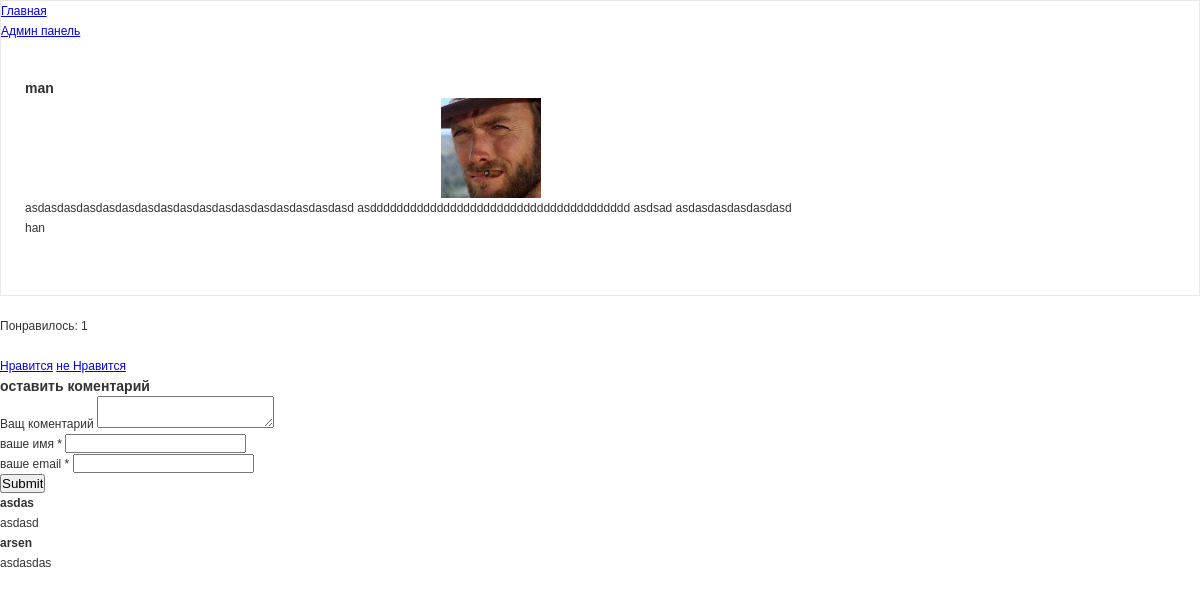
The page /catalog/3/ on the database its author committed.
### catalog/models.py (models this page shows, shortened)
class Post(models.Model):
    title = models.CharField('загаловок записи', max_length=50)
    description = models.TextField('текст записи', max_length=500)
    author = models.CharField('имя автора', max_length=50)
    date = models.DateField('дата публикации')
    img = models.ImageField('изображения', upload_to='image/%Y')
    class Meta:
        verbose_name = 'post'
        verbose_name_plural = 'Posts'

class Comments(models.Model):
    email = models.EmailField()
    name = models.CharField('имя', max_length=50)
    text_comments = models.TextField('текст коментария', max_length=1000)
    post = models.ForeignKey(Post, verbose_name='публикация', on_delete=models.CASCADE)
    class Meta:
        verbose_name = 'comment'
        verbose_name_plural = 'comments'

### catalog/views.py (the view)
# urls.py: path('<int:pk>/', views.PostDetail.as_view()),
class PostDetail(View):
    def get(self, request, pk):
        post = Post.objects.get(id=pk)
        return render(request, 'blog/blog_detail.html', {'post': post})

### templates/blog/blog_detail.html (shortened to what this page needs)
{% load static %}
<html >
<head>
	<link rel="stylesheet" href="{% static 'css/styles.css' %}" type="text/css" media="all" />
</head>
<body>
<div class="shell">
	<div class="border">
		<div id="navigation">
			<ul>
			    <li><a href="/" class="active">Главная</a></li>
			    <li><a href="/admin/">Админ панель</a></li>
			</ul>
		</div>
		<div id="main">
			<div id="content" class="left">
				<div class="projects">
					<h3>{{ post.title }}</h3>
                    <p align="center">
                        <img src="{{ post.img.url }}" width="100px"/>
                    </p>
					<div class="item">
						<div class="text left">
							<p>{{ post.description }}</p>
							<p>{{ post.author }}</p>
						</div>
						<div class="cl">&nbsp;</div>
					</div>
				</div>
			</div>
			</div>
			<div class="cl">&nbsp;</div>
		</div>
		<div>
			<br>
			<p>Понравилось: {{ post.likes_set.all.count }}</p>
			<br>
			<a href="{% url 'add_likes' post.id %}">Нравится</a>
			<a href="{% url 'dell_likes' post.id %}">не Нравится</a>
		</div>
		<div class="form-comment">
			<h3>оставить коментарий</h3>
			<div>
				<form action="{% url 'add_commetns' post.id %}" method="post">
					<div>
						<label>Ващ коментарий</label>
						<textarea name="text_comments"></textarea>
					</div>
					<div>
						<label>ваше имя *</label>
						<input type="text" name="name">
					</div>
					<div>
						<label>ваше email *</label>
						<input type="email" name="email">
					</div>
					<div><input type="submit"></div>
			</div>
		</div>
	</div>
	<div>
		{% for comment in post.comments_set.all %}
		<div calss="view-comment">
			<h4>{{ comment.name }}</h4>
			<p>
				{{ comment.text_comments }}
			</p>
		</div>
		{% endfor %}
	</div>
</body>
</html>

### static/css/styles.css (style rules this page uses)
* { margin: 0; padding: 0; outline:0; }
body { font-size: 12px; line-height: 20px; font-family: Georgia, Arial, Helvetica, Sans-Serif; color: #333; background: url() repeat 0 0; }
.border { border: 1px solid #e8e8e8; background: #fff; position: relative; }
#main { width: 932px; padding: 37px 24px 17px 24px; }

### rows shown on the page
Post: title "man", img (picture), description "asdasdasdasdasdasdasdasdasdasdasdasdasdasdasdasdasd asddddddddddddddddddddddddddddddddddddddd asdsad asdasdasdasdasdasd", author "han", likes_set.all.count "1"
Comments: name "asdas", text_comments "asdasd"
Comments: name "arsen", text_comments "asdasdas"
